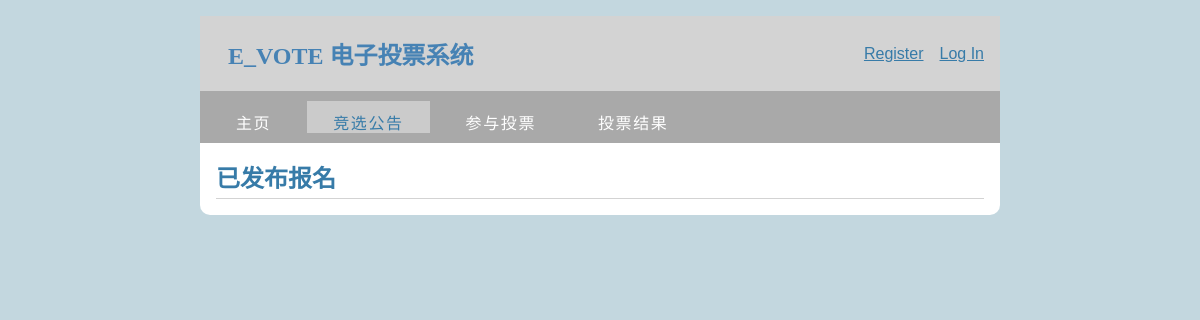
The app's page /user/notif, older data.
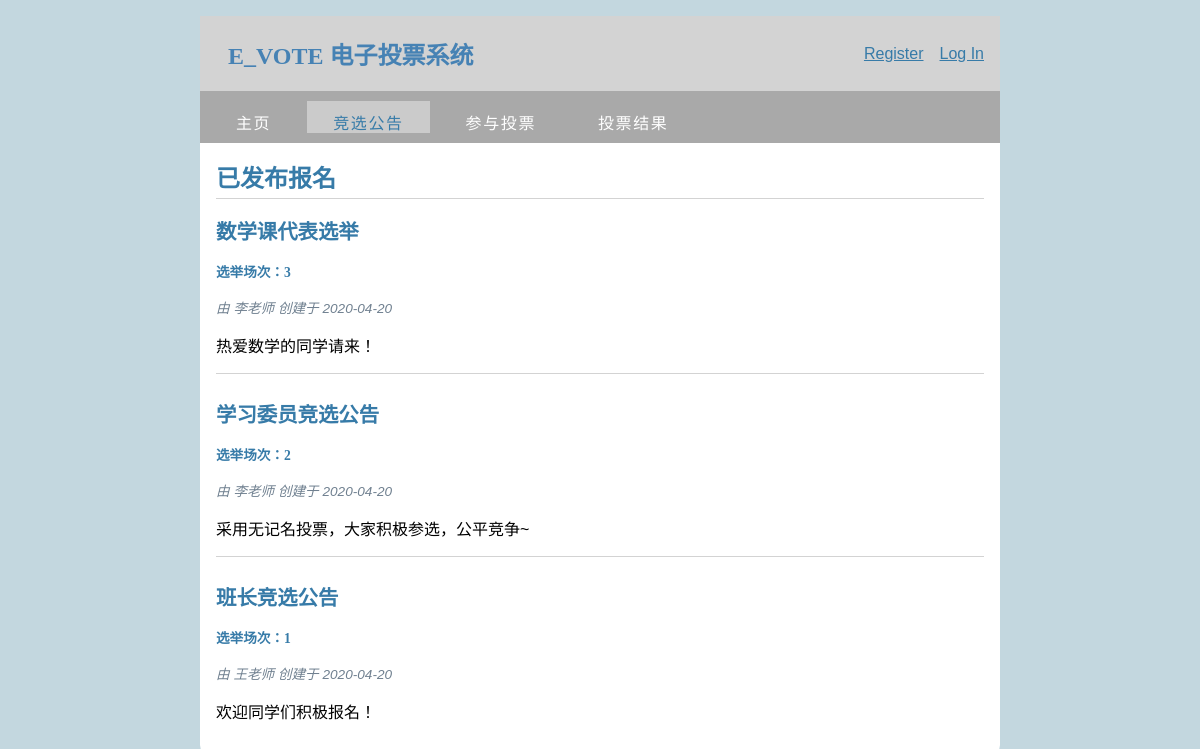
The same page, newer data.
### tables this page shows
CREATE TABLE election_info(
  info_id INTEGER PRIMARY KEY AUTOINCREMENT,
  author_id INTEGER NOT NULL,
  title TEXT NOT NULL,
  body TEXT NOT NULL,
  created TIMESTAMP NOT NULL DEFAULT CURRENT_TIMESTAMP,
  FOREIGN KEY (author_id) REFERENCES admin (admin_id)
);

CREATE TABLE admin(
  id INTEGER PRIMARY KEY AUTOINCREMENT,
  username TEXT UNIQUE NOT NULL,
  password TEXT NOT NULL,
  admin_id INTEGER UNIQUE NOT NULL,
  realname TEXT NOT NULL
);

### e_vote/user.py (the view)
@bp.route('/notif')
def notif():
    db = get_db()
    posts = db.execute(
        'SELECT p.info_id, author_id, title, body, created, username'
        ' FROM election_info p JOIN admin x ON p.author_id = x.id'
        ' ORDER BY created DESC'
    ).fetchall()
    return render_template('user/notif.html', posts=posts)

### e_vote/auth.py (called while the page is built)
@bp.before_app_request
def load_logged_in_user():
    user_id = session.get('user_id')
    admin_id = session.get('admin_id')
    if user_id is None:
        g.user = get_db().execute(
            'SELECT * FROM admin WHERE id = ?', (admin_id,)
        ).fetchone()
    elif admin_id is None:
        g.user = get_db().execute(
            'SELECT * FROM user WHERE id = ?', (user_id,)
        ).fetchone()
    else:
        g.user=None

### e_vote/db.py (called while the page is built)
def get_db():
    if 'db' not in g:
        g.db=sqlite3.connect(
            current_app.config['DATABASE'],
            detect_types=sqlite3.PARSE_DECLTYPES
        )
        g.db.row_factory=sqlite3.Row
    return g.db

### e_vote/templates/user/notif.html (shortened to what this page needs)
{% extends 'base1.html' %}
{% block menu %}
  <ul id="menu">
    <li><a href="{{ url_for('user.user_home') }}">主页</a></li>
    <li class="selected"><a href="{{ url_for('user.notif') }}">竞选公告</a></li>
    <li><a href="page.html">参与投票</a></li>
    <li><a href="another_page.html">投票结果</a></li>
  </ul>
{% endblock %}
{% block header %}
  <h1>{% block title %}已发布报名{% endblock %}</h1>
{% endblock %}
{% block content %}
  {% for election_info in posts %}
    <article class="post">
      <header>
        <div>
          <h1>{{ election_info['title'] }}</h1>
          <h4>选举场次：{{ election_info['info_id'] }}</h4>
          <div class="about">由 {{ election_info['username'] }} 创建于 {{ election_info['created'].strftime('%Y-%m-%d') }}</div>
        </div>
      </header>
      <p class="body">{{ election_info['body'] }}</p>
    </article>
    {% if not loop.last %}
      <hr>
    {% endif %}
  {% endfor %}
{% endblock %}

### e_vote/templates/base1.html (shortened to what this page needs)
<!DOCTYPE html>
<html lang="en">
<link rel="stylesheet" href="{{ url_for('static', filename='style1.css') }}">
<nav>
  <h1>E_VOTE 电子投票系统</h1>
  <ul>
    {% if g.user %}
      <li><span>{{ g.user['username'] }}</span>
      <li><a href="{{ url_for('auth.logout') }}">Log Out</a>
    {% else %}
      <li><a href="{{ url_for('auth.register') }}">Register</a>
      <li><a href="{{ url_for('auth.login') }}">Log In</a>
    {% endif %}
  </ul>
</nav>
<div id="menubar">
  {% block menu %}{% endblock %}
</div>
<section class="content">
  <header>
    {% block header %}{% endblock %}
  </header>
  {% block content %}{% endblock %}
</section>
</html>

### e_vote/static/style1.css (style rules this page uses)
html { font-family: arial; background: #c3d7df; padding: 1rem; }
h1, h2, h3, h4, h5, h6 { font-family: "微软雅黑"; color: #377ba8; margin: 1rem 0; }
a { color: #377ba8; }
hr { border: none; border-top: 1px solid lightgray; }
nav { background: lightgray; display: flex; align-items: center; padding: 0 0.5rem; }
nav h1 { flex: auto; margin: 20px; color: #4682B4; }
nav ul { display: flex; list-style: none; margin: 0; padding: 0; }
nav ul li a, nav ul li span, header .action { display: block; padding: 0.5rem; }
div#menubar { margin-left: auto; margin-right: auto; max-width: 800px; height: 52px; padding: 0; background: darkgray; }
div ul#menu, div ul#menu li { float: left; margin: 0; padding: 0; }
div ul#menu li { list-style: none; }
div ul#menu li a { letter-spacing: 0.1em; font: normal 100% arial, sans-serif; display: block; float: left; height: 17px; margin: 10px 0 0 10px; padding: 9px 26px 6px 26px; text-align: center; color: #FFF; text-transform: uppercase; text-decoration: none; background: transparent; }
ul#menu li a:hover, ul#menu li.selected a, ul#menu li.selected a:hover { color: #377ba8; background: transparent url(transparent_light.png) repeat; }
.content { padding: 0 1rem 1rem; }
.content > header { border-bottom: 1px solid lightgray; display: flex; align-items: flex-end; }
.content > header h1 { flex: auto; margin: 1rem 0 0.25rem 0; }
.post > header { display: flex; align-items: flex-end; font-size: 0.85em; }
.post > header > div:first-of-type { flex: auto; }
.post > header h1 { font-size: 1.5em; margin-bottom: 0; }
.post .about { color: slategray; font-style: italic; }
.post .body { white-space: pre-line; }
.content:last-child { margin-bottom: 0; }

Row changes from the older to the newer data that the page shows:
added election_info: title "数学课代表选举", info_id "3", username "李老师", created "2020-04-20", body "热爱数学的同学请来！"
added election_info: title "学习委员竞选公告", info_id "2", username "李老师", created "2020-04-20", body "采用无记名投票，大家积极参选，公平竞争~"
added election_info: title "班长竞选公告", info_id "1", username "王老师", created "2020-04-20", body "欢迎同学们积极报名！"
